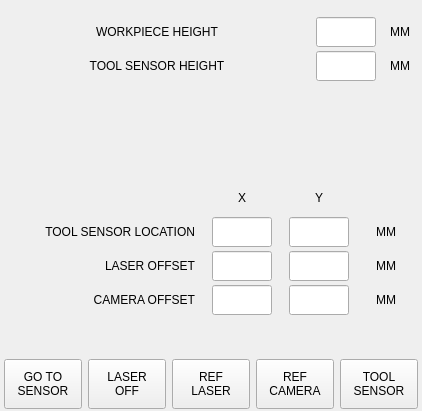
    <widget class="QWidget" name="offset_page">
     <layout class="QVBoxLayout" name="verticalLayout_7">
      <property name="spacing">
       <number>4</number>
      </property>
      <property name="leftMargin">
       <number>2</number>
      </property>
      <property name="topMargin">
       <number>2</number>
      </property>
      <property name="rightMargin">
       <number>2</number>
      </property>
      <property name="bottomMargin">
       <number>2</number>
      </property>
      <item>
       <spacer name="verticalSpacer_27">
        <property name="orientation">
         <enum>Qt::Vertical</enum>
        </property>
        <property name="sizeType">
         <enum>QSizePolicy::Preferred</enum>
        </property>
        <property name="sizeHint" stdset="0">
         <size>
          <width>20</width>
          <height>15</height>
         </size>
        </property>
       </spacer>
      </item>
      <item>
       <widget class="QWidget" name="widget_work_height" native="true">
        <layout class="QHBoxLayout" name="horizontalLayout_36">
         <property name="spacing">
          <number>4</number>
         </property>
         <property name="leftMargin">
          <number>0</number>
         </property>
         <property name="topMargin">
          <number>0</number>
         </property>
         <property name="rightMargin">
          <number>0</number>
         </property>
         <property name="bottomMargin">
          <number>0</number>
         </property>
         <item>
          <widget class="QLabel" name="label_49">
           <property name="sizePolicy">
            <sizepolicy hsizetype="Preferred" vsizetype="Fixed">
             <horstretch>0</horstretch>
             <verstretch>0</verstretch>
            </sizepolicy>
           </property>
           <property name="minimumSize">
            <size>
             <width>0</width>
             <height>30</height>
            </size>
           </property>
           <property name="maximumSize">
            <size>
             <width>16777215</width>
             <height>30</height>
            </size>
           </property>
           <property name="toolTip">
            <string>Distance from machine bed to top of workpiece</string>
           </property>
           <property name="text">
            <string>WORKPIECE HEIGHT</string>
           </property>
           <property name="alignment">
            <set>Qt::AlignCenter</set>
           </property>
          </widget>
         </item>
         <item>
          <widget class="QLineEdit" name="lineEdit_work_height">
           <property name="sizePolicy">
            <sizepolicy hsizetype="Fixed" vsizetype="Fixed">
             <horstretch>0</horstretch>
             <verstretch>0</verstretch>
            </sizepolicy>
           </property>
           <property name="minimumSize">
            <size>
             <width>60</width>
             <height>30</height>
            </size>
           </property>
           <property name="maximumSize">
            <size>
             <width>60</width>
             <height>30</height>
            </size>
           </property>
           <property name="maxLength">
            <number>8</number>
           </property>
           <property name="alignment">
            <set>Qt::AlignCenter</set>
           </property>
          </widget>
         </item>
         <item>
          <widget class="QLabel" name="lbl_tool_sensor_B2W">
           <property name="sizePolicy">
            <sizepolicy hsizetype="Fixed" vsizetype="Fixed">
             <horstretch>0</horstretch>
             <verstretch>0</verstretch>
            </sizepolicy>
           </property>
           <property name="minimumSize">
            <size>
             <width>40</width>
             <height>30</height>
            </size>
           </property>
           <property name="maximumSize">
            <size>
             <width>40</width>
             <height>30</height>
            </size>
           </property>
           <property name="text">
            <string>MM</string>
           </property>
           <property name="alignment">
            <set>Qt::AlignCenter</set>
           </property>
          </widget>
         </item>
        </layout>
       </widget>
      </item>
      <item>
       <widget class="QWidget" name="widget_sensor_height" native="true">
        <layout class="QHBoxLayout" name="horizontalLayout_25">
         <property name="spacing">
          <number>4</number>
         </property>
         <property name="leftMargin">
          <number>0</number>
         </property>
         <property name="topMargin">
          <number>0</number>
         </property>
         <property name="rightMargin">
          <number>0</number>
         </property>
         <property name="bottomMargin">
          <number>0</number>
         </property>
         <item>
          <widget class="QLabel" name="label_16">
           <property name="sizePolicy">
            <sizepolicy hsizetype="Preferred" vsizetype="Fixed">
             <horstretch>0</horstretch>
             <verstretch>0</verstretch>
            </sizepolicy>
           </property>
           <property name="minimumSize">
            <size>
             <width>0</width>
             <height>30</height>
            </size>
           </property>
           <property name="maximumSize">
            <size>
             <width>16777215</width>
             <height>30</height>
            </size>
           </property>
           <property name="toolTip">
            <string>Distance from machine bed to top of tool sensor</string>
           </property>
           <property name="text">
            <string>TOOL SENSOR HEIGHT</string>
           </property>
           <property name="alignment">
            <set>Qt::AlignCenter</set>
           </property>
          </widget>
         </item>
         <item>
          <widget class="QLineEdit" name="lineEdit_sensor_height">
           <property name="sizePolicy">
            <sizepolicy hsizetype="Fixed" vsizetype="Fixed">
             <horstretch>0</horstretch>
             <verstretch>0</verstretch>
            </sizepolicy>
           </property>
           <property name="minimumSize">
            <size>
             <width>60</width>
             <height>30</height>
            </size>
           </property>
           <property name="maximumSize">
            <size>
             <width>60</width>
             <height>30</height>
            </size>
           </property>
           <property name="toolTip">
            <string/>
           </property>
           <property name="maxLength">
            <number>8</number>
           </property>
           <property name="alignment">
            <set>Qt::AlignCenter</set>
           </property>
           <property name="clearButtonEnabled">
            <bool>false</bool>
           </property>
          </widget>
         </item>
         <item>
          <widget class="QLabel" name="lbl_tool_sensor_B2S">
           <property name="sizePolicy">
            <sizepolicy hsizetype="Fixed" vsizetype="Fixed">
             <horstretch>0</horstretch>
             <verstretch>0</verstretch>
            </sizepolicy>
           </property>
           <property name="minimumSize">
            <size>
             <width>40</width>
             <height>30</height>
            </size>
           </property>
           <property name="maximumSize">
            <size>
             <width>40</width>
             <height>30</height>
            </size>
           </property>
           <property name="text">
            <string>MM</string>
           </property>
           <property name="alignment">
            <set>Qt::AlignCenter</set>
           </property>
          </widget>
         </item>
        </layout>
       </widget>
      </item>
      <item>
       <spacer name="verticalSpacer_31">
        <property name="orientation">
         <enum>Qt::Vertical</enum>
        </property>
        <property name="sizeHint" stdset="0">
         <size>
          <width>20</width>
          <height>40</height>
         </size>
        </property>
       </spacer>
      </item>
      <item>
       <widget class="QLabel" name="label_50">
        <property name="focusPolicy">
         <enum>Qt::NoFocus</enum>
        </property>
        <property name="text">
         <string/>
        </property>
        <property name="pixmap">
         <pixmap resource="../../my-qtdragron/qtdragon/qtdragon.qrc">:/images/images/tool_probe.png</pixmap>
        </property>
        <property name="alignment">
         <set>Qt::AlignHCenter|Qt::AlignTop</set>
        </property>
       </widget>
      </item>
      <item>
       <spacer name="verticalSpacer_5">
        <property name="orientation">
         <enum>Qt::Vertical</enum>
        </property>
        <property name="sizeHint" stdset="0">
         <size>
          <width>20</width>
          <height>40</height>
         </size>
        </property>
       </spacer>
      </item>
      <item>
       <widget class="QWidget" name="horizontalWidget" native="true">
        <property name="sizePolicy">
         <sizepolicy hsizetype="Preferred" vsizetype="Fixed">
          <horstretch>0</horstretch>
          <verstretch>0</verstretch>
         </sizepolicy>
        </property>
        <property name="minimumSize">
         <size>
          <width>0</width>
          <height>30</height>
         </size>
        </property>
        <property name="maximumSize">
         <size>
          <width>16777215</width>
          <height>30</height>
         </size>
        </property>
        <layout class="QHBoxLayout" name="horizontalLayout_39">
         <property name="spacing">
          <number>4</number>
         </property>
         <property name="leftMargin">
          <number>0</number>
         </property>
         <property name="topMargin">
          <number>0</number>
         </property>
         <property name="rightMargin">
          <number>0</number>
         </property>
         <property name="bottomMargin">
          <number>0</number>
         </property>
         <item>
          <widget class="QLabel" name="label_51">
           <property name="sizePolicy">
            <sizepolicy hsizetype="Fixed" vsizetype="Fixed">
             <horstretch>0</horstretch>
             <verstretch>0</verstretch>
            </sizepolicy>
           </property>
           <property name="minimumSize">
            <size>
             <width>180</width>
             <height>30</height>
            </size>
           </property>
           <property name="maximumSize">
            <size>
             <width>180</width>
             <height>30</height>
            </size>
           </property>
           <property name="text">
            <string/>
           </property>
           <property name="alignment">
            <set>Qt::AlignCenter</set>
           </property>
          </widget>
         </item>
         <item>
          <widget class="QLabel" name="label_17">
           <property name="sizePolicy">
            <sizepolicy hsizetype="Fixed" vsizetype="Fixed">
             <horstretch>0</horstretch>
             <verstretch>0</verstretch>
            </sizepolicy>
           </property>
           <property name="minimumSize">
            <size>
             <width>60</width>
             <height>30</height>
            </size>
           </property>
           <property name="maximumSize">
            <size>
             <width>60</width>
             <height>30</height>
            </size>
           </property>
           <property name="text">
            <string>X</string>
           </property>
           <property name="alignment">
            <set>Qt::AlignCenter</set>
           </property>
          </widget>
         </item>
         <item>
          <widget class="QLabel" name="label_53">
           <property name="sizePolicy">
            <sizepolicy hsizetype="Fixed" vsizetype="Fixed">
             <horstretch>0</horstretch>
             <verstretch>0</verstretch>
            </sizepolicy>
           </property>
           <property name="minimumSize">
            <size>
             <width>60</width>
             <height>30</height>
            </size>
           </property>
           <property name="maximumSize">
            <size>
             <width>60</width>
             <height>30</height>
            </size>
           </property>
           <property name="text">
            <string>Y</string>
           </property>
           <property name="alignment">
            <set>Qt::AlignCenter</set>
           </property>
          </widget>
         </item>
         <item>
          <widget class="QLabel" name="label_70">
           <property name="sizePolicy">
            <sizepolicy hsizetype="Fixed" vsizetype="Fixed">
             <horstretch>0</horstretch>
             <verstretch>0</verstretch>
            </sizepolicy>
           </property>
           <property name="minimumSize">
            <size>
             <width>40</width>
             <height>30</height>
            </size>
           </property>
           <property name="maximumSize">
            <size>
             <width>40</width>
             <height>30</height>
            </size>
           </property>
          </widget>
         </item>
        </layout>
       </widget>
      </item>
      <item>
       <widget class="QWidget" name="widget_sensor_location" native="true">
        <layout class="QHBoxLayout" name="horizontalLayout_10">
         <property name="spacing">
          <number>4</number>
         </property>
         <property name="leftMargin">
          <number>0</number>
         </property>
         <property name="topMargin">
          <number>0</number>
         </property>
         <property name="rightMargin">
          <number>0</number>
         </property>
         <property name="bottomMargin">
          <number>0</number>
         </property>
         <item>
          <widget class="QLabel" name="label_8">
           <property name="sizePolicy">
            <sizepolicy hsizetype="Fixed" vsizetype="Fixed">
             <horstretch>0</horstretch>
             <verstretch>0</verstretch>
            </sizepolicy>
           </property>
           <property name="minimumSize">
            <size>
             <width>180</width>
             <height>30</height>
            </size>
           </property>
           <property name="maximumSize">
            <size>
             <width>180</width>
             <height>30</height>
            </size>
           </property>
           <property name="text">
            <string>TOOL SENSOR LOCATION</string>
           </property>
           <property name="alignment">
            <set>Qt::AlignRight|Qt::AlignTrailing|Qt::AlignVCenter</set>
           </property>
          </widget>
         </item>
         <item>
          <widget class="QLineEdit" name="lineEdit_sensor_x">
           <property name="sizePolicy">
            <sizepolicy hsizetype="Fixed" vsizetype="Fixed">
             <horstretch>0</horstretch>
             <verstretch>0</verstretch>
            </sizepolicy>
           </property>
           <property name="minimumSize">
            <size>
             <width>60</width>
             <height>30</height>
            </size>
           </property>
           <property name="maximumSize">
            <size>
             <width>60</width>
             <height>30</height>
            </size>
           </property>
           <property name="maxLength">
            <number>8</number>
           </property>
           <property name="alignment">
            <set>Qt::AlignCenter</set>
           </property>
           <property name="readOnly">
            <bool>false</bool>
           </property>
          </widget>
         </item>
         <item>
          <widget class="QLineEdit" name="lineEdit_sensor_y">
           <property name="sizePolicy">
            <sizepolicy hsizetype="Fixed" vsizetype="Fixed">
             <horstretch>0</horstretch>
             <verstretch>0</verstretch>
            </sizepolicy>
           </property>
           <property name="minimumSize">
            <size>
             <width>60</width>
             <height>30</height>
            </size>
           </property>
           <property name="maximumSize">
            <size>
             <width>60</width>
             <height>30</height>
            </size>
           </property>
           <property name="maxLength">
            <number>8</number>
           </property>
           <property name="alignment">
            <set>Qt::AlignCenter</set>
           </property>
           <property name="readOnly">
            <bool>false</bool>
           </property>
          </widget>
         </item>
         <item>
          <widget class="QLabel" name="lbl_tool_sensor_loc">
           <property name="sizePolicy">
            <sizepolicy hsizetype="Fixed" vsizetype="Fixed">
             <horstretch>0</horstretch>
             <verstretch>0</verstretch>
            </sizepolicy>
           </property>
           <property name="minimumSize">
            <size>
             <width>40</width>
             <height>30</height>
            </size>
           </property>
           <property name="maximumSize">
            <size>
             <width>40</width>
             <height>30</height>
            </size>
           </property>
           <property name="text">
            <string>MM</string>
           </property>
           <property name="alignment">
            <set>Qt::AlignCenter</set>
           </property>
          </widget>
         </item>
        </layout>
       </widget>
      </item>
      <item>
       <widget class="QWidget" name="widget_laser_offset" native="true">
        <layout class="QHBoxLayout" name="horizontalLayout_43">
         <property name="spacing">
          <number>4</number>
         </property>
         <property name="leftMargin">
          <number>0</number>
         </property>
         <property name="topMargin">
          <number>0</number>
         </property>
         <property name="rightMargin">
          <number>0</number>
         </property>
         <property name="bottomMargin">
          <number>0</number>
         </property>
         <item>
          <widget class="QLabel" name="label_33">
           <property name="sizePolicy">
            <sizepolicy hsizetype="Fixed" vsizetype="Fixed">
             <horstretch>0</horstretch>
             <verstretch>0</verstretch>
            </sizepolicy>
           </property>
           <property name="minimumSize">
            <size>
             <width>180</width>
             <height>30</height>
            </size>
           </property>
           <property name="maximumSize">
            <size>
             <width>180</width>
             <height>30</height>
            </size>
           </property>
           <property name="text">
            <string>LASER OFFSET</string>
           </property>
           <property name="alignment">
            <set>Qt::AlignRight|Qt::AlignTrailing|Qt::AlignVCenter</set>
           </property>
          </widget>
         </item>
         <item>
          <widget class="QLineEdit" name="lineEdit_laser_x">
           <property name="sizePolicy">
            <sizepolicy hsizetype="Fixed" vsizetype="Fixed">
             <horstretch>0</horstretch>
             <verstretch>0</verstretch>
            </sizepolicy>
           </property>
           <property name="minimumSize">
            <size>
             <width>60</width>
             <height>30</height>
            </size>
           </property>
           <property name="maximumSize">
            <size>
             <width>60</width>
             <height>30</height>
            </size>
           </property>
           <property name="maxLength">
            <number>8</number>
           </property>
           <property name="alignment">
            <set>Qt::AlignCenter</set>
           </property>
           <property name="readOnly">
            <bool>false</bool>
           </property>
          </widget>
         </item>
         <item>
          <widget class="QLineEdit" name="lineEdit_laser_y">
           <property name="sizePolicy">
            <sizepolicy hsizetype="Fixed" vsizetype="Fixed">
             <horstretch>0</horstretch>
             <verstretch>0</verstretch>
            </sizepolicy>
           </property>
           <property name="minimumSize">
            <size>
             <width>60</width>
             <height>30</height>
            </size>
           </property>
           <property name="maximumSize">
            <size>
             <width>60</width>
             <height>30</height>
            </size>
           </property>
           <property name="maxLength">
            <number>8</number>
           </property>
           <property name="alignment">
            <set>Qt::AlignCenter</set>
           </property>
           <property name="readOnly">
            <bool>false</bool>
           </property>
          </widget>
         </item>
         <item>
          <widget class="QLabel" name="lbl_laser_offset">
           <property name="sizePolicy">
            <sizepolicy hsizetype="Fixed" vsizetype="Fixed">
             <horstretch>0</horstretch>
             <verstretch>0</verstretch>
            </sizepolicy>
           </property>
           <property name="minimumSize">
            <size>
             <width>40</width>
             <height>30</height>
            </size>
           </property>
           <property name="maximumSize">
            <size>
             <width>40</width>
             <height>30</height>
            </size>
           </property>
           <property name="text">
            <string>MM</string>
           </property>
           <property name="alignment">
            <set>Qt::AlignCenter</set>
           </property>
          </widget>
         </item>
        </layout>
       </widget>
      </item>
      <item>
       <widget class="QWidget" name="widget_camera_offset" native="true">
        <layout class="QHBoxLayout" name="horizontalLayout_15">
         <property name="spacing">
          <number>4</number>
         </property>
         <property name="leftMargin">
          <number>0</number>
         </property>
         <property name="topMargin">
          <number>0</number>
         </property>
         <property name="rightMargin">
          <number>0</number>
         </property>
         <property name="bottomMargin">
          <number>0</number>
         </property>
         <item>
          <widget class="QLabel" name="label_63">
           <property name="sizePolicy">
            <sizepolicy hsizetype="Fixed" vsizetype="Fixed">
             <horstretch>0</horstretch>
             <verstretch>0</verstretch>
            </sizepolicy>
           </property>
           <property name="minimumSize">
            <size>
             <width>180</width>
             <height>30</height>
            </size>
           </property>
           <property name="maximumSize">
            <size>
             <width>180</width>
             <height>30</height>
            </size>
           </property>
           <property name="text">
            <string>CAMERA OFFSET</string>
           </property>
           <property name="alignment">
            <set>Qt::AlignRight|Qt::AlignTrailing|Qt::AlignVCenter</set>
           </property>
          </widget>
         </item>
         <item>
          <widget class="QLineEdit" name="lineEdit_camera_x">
           <property name="sizePolicy">
            <sizepolicy hsizetype="Fixed" vsizetype="Fixed">
             <horstretch>0</horstretch>
             <verstretch>0</verstretch>
            </sizepolicy>
           </property>
           <property name="minimumSize">
            <size>
             <width>60</width>
             <height>30</height>
            </size>
           </property>
           <property name="maximumSize">
            <size>
             <width>60</width>
             <height>30</height>
            </size>
           </property>
           <property name="maxLength">
            <number>8</number>
           </property>
           <property name="alignment">
            <set>Qt::AlignCenter</set>
           </property>
          </widget>
         </item>
         <item>
          <widget class="QLineEdit" name="lineEdit_camera_y">
           <property name="sizePolicy">
            <sizepolicy hsizetype="Fixed" vsizetype="Fixed">
             <horstretch>0</horstretch>
             <verstretch>0</verstretch>
            </sizepolicy>
           </property>
           <property name="minimumSize">
            <size>
             <width>60</width>
             <height>30</height>
            </size>
           </property>
           <property name="maximumSize">
            <size>
             <width>60</width>
             <height>30</height>
            </size>
           </property>
           <property name="maxLength">
            <number>8</number>
           </property>
           <property name="alignment">
            <set>Qt::AlignCenter</set>
           </property>
          </widget>
         </item>
         <item>
          <widget class="QLabel" name="lbl_camera_offset">
           <property name="sizePolicy">
            <sizepolicy hsizetype="Fixed" vsizetype="Fixed">
             <horstretch>0</horstretch>
             <verstretch>0</verstretch>
            </sizepolicy>
           </property>
           <property name="minimumSize">
            <size>
             <width>40</width>
             <height>30</height>
            </size>
           </property>
           <property name="maximumSize">
            <size>
             <width>40</width>
             <height>30</height>
            </size>
           </property>
           <property name="text">
            <string>MM</string>
           </property>
           <property name="alignment">
            <set>Qt::AlignCenter</set>
           </property>
          </widget>
         </item>
        </layout>
       </widget>
      </item>
      <item>
       <spacer name="verticalSpacer_11">
        <property name="orientation">
         <enum>Qt::Vertical</enum>
        </property>
        <property name="sizeHint" stdset="0">
         <size>
          <width>20</width>
          <height>40</height>
         </size>
        </property>
       </spacer>
      </item>
      <item>
       <widget class="QWidget" name="widget_offset_buttons" native="true">
        <layout class="QHBoxLayout" name="horizontalLayout_45">
         <property name="spacing">
          <number>6</number>
         </property>
         <property name="leftMargin">
          <number>2</number>
         </property>
         <property name="topMargin">
          <number>0</number>
         </property>
         <property name="rightMargin">
          <number>2</number>
         </property>
         <property name="bottomMargin">
          <number>0</number>
         </property>
         <item>
          <widget class="QPushButton" name="btn_goto_sensor">
           <property name="sizePolicy">
            <sizepolicy hsizetype="Fixed" vsizetype="Fixed">
             <horstretch>0</horstretch>
             <verstretch>0</verstretch>
            </sizepolicy>
           </property>
           <property name="minimumSize">
            <size>
             <width>66</width>
             <height>50</height>
            </size>
           </property>
           <property name="maximumSize">
            <size>
             <width>78</width>
             <height>50</height>
            </size>
           </property>
           <property name="toolTip">
            <string>Go to Tool Sensor location</string>
           </property>
           <property name="text">
            <string>GO TO
SENSOR</string>
           </property>
          </widget>
         </item>
         <item>
          <widget class="PushButton" name="btn_laser_on">
           <property name="sizePolicy">
            <sizepolicy hsizetype="Fixed" vsizetype="Fixed">
             <horstretch>0</horstretch>
             <verstretch>0</verstretch>
            </sizepolicy>
           </property>
           <property name="minimumSize">
            <size>
             <width>66</width>
             <height>50</height>
            </size>
           </property>
           <property name="maximumSize">
            <size>
             <width>78</width>
             <height>50</height>
            </size>
           </property>
           <property name="toolTip">
            <string>Toggle laser crosshairs</string>
           </property>
           <property name="text">
            <string>LASER
OFF</string>
           </property>
           <property name="checkable">
            <bool>true</bool>
           </property>
           <property name="checked">
            <bool>false</bool>
           </property>
           <property name="pin_name" stdset="0">
            <string>btn-laser-on</string>
           </property>
           <property name="indicator_option" stdset="0">
            <bool>false</bool>
           </property>
           <property name="checked_state_text_option" stdset="0">
            <bool>true</bool>
           </property>
           <property name="python_command_option" stdset="0">
            <bool>false</bool>
           </property>
           <property name="on_color" stdset="0">
            <color>
             <red>0</red>
             <green>255</green>
             <blue>0</blue>
            </color>
           </property>
           <property name="indicator_size" stdset="0">
            <double>0.200000000000000</double>
           </property>
           <property name="true_state_string" stdset="0">
            <string>LASER
ON</string>
           </property>
           <property name="false_state_string" stdset="0">
            <string>LASER
OFF</string>
           </property>
           <property name="true_python_cmd_string" stdset="0">
            <string>print&quot;Laser crosshair turned on&quot;</string>
           </property>
           <property name="false_python_cmd_string" stdset="0">
            <string>print&quot;Laser crosshair turned off&quot;</string>
           </property>
          </widget>
         </item>
         <item>
          <widget class="QPushButton" name="btn_ref_laser">
           <property name="sizePolicy">
            <sizepolicy hsizetype="Fixed" vsizetype="Fixed">
             <horstretch>0</horstretch>
             <verstretch>0</verstretch>
            </sizepolicy>
           </property>
           <property name="minimumSize">
            <size>
             <width>66</width>
             <height>50</height>
            </size>
           </property>
           <property name="maximumSize">
            <size>
             <width>78</width>
             <height>50</height>
            </size>
           </property>
           <property name="toolTip">
            <string>Set laser crosshair reference</string>
           </property>
           <property name="text">
            <string>REF
LASER</string>
           </property>
          </widget>
         </item>
         <item>
          <widget class="QPushButton" name="btn_ref_camera">
           <property name="sizePolicy">
            <sizepolicy hsizetype="Fixed" vsizetype="Fixed">
             <horstretch>0</horstretch>
             <verstretch>0</verstretch>
            </sizepolicy>
           </property>
           <property name="minimumSize">
            <size>
             <width>66</width>
             <height>50</height>
            </size>
           </property>
           <property name="maximumSize">
            <size>
             <width>78</width>
             <height>50</height>
            </size>
           </property>
           <property name="text">
            <string>REF
CAMERA</string>
           </property>
          </widget>
         </item>
         <item>
          <widget class="QPushButton" name="btn_touch_sensor">
           <property name="sizePolicy">
            <sizepolicy hsizetype="Fixed" vsizetype="Fixed">
             <horstretch>0</horstretch>
             <verstretch>0</verstretch>
            </sizepolicy>
           </property>
           <property name="minimumSize">
            <size>
             <width>66</width>
             <height>50</height>
            </size>
           </property>
           <property name="maximumSize">
            <size>
             <width>78</width>
             <height>50</height>
            </size>
           </property>
           <property name="statusTip">
            <string>TOUCHOFF TO TOOL SENSOR</string>
           </property>
           <property name="text">
            <string>TOOL
SENSOR</string>
           </property>
           <property name="sensor" stdset="0">
            <string>_toolsensor_</string>
           </property>
          </widget>
         </item>
        </layout>
       </widget>
      </item>
     </layout>
    </widget>
